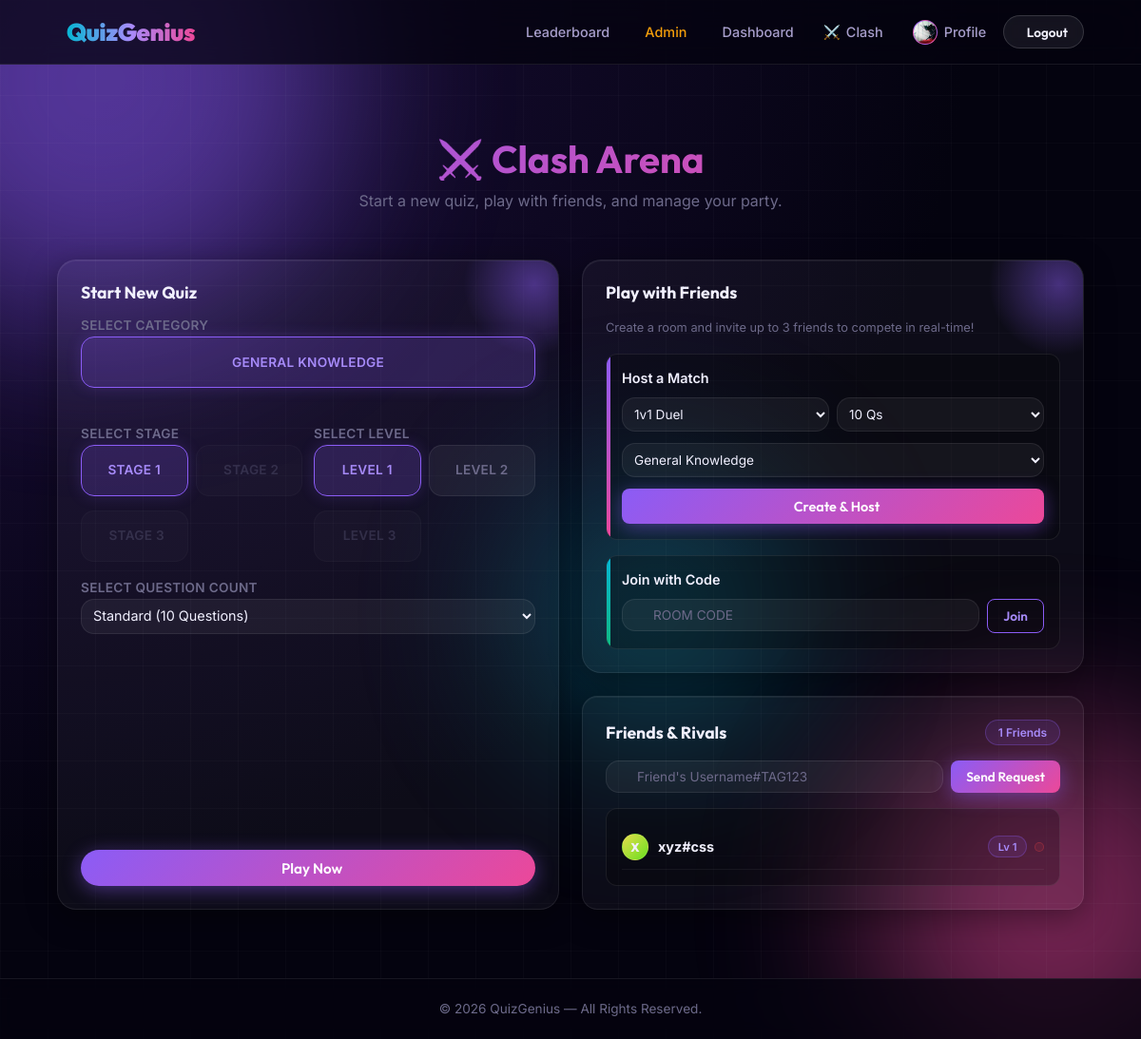
The page /clash (signed in) on the database as committed earlier.
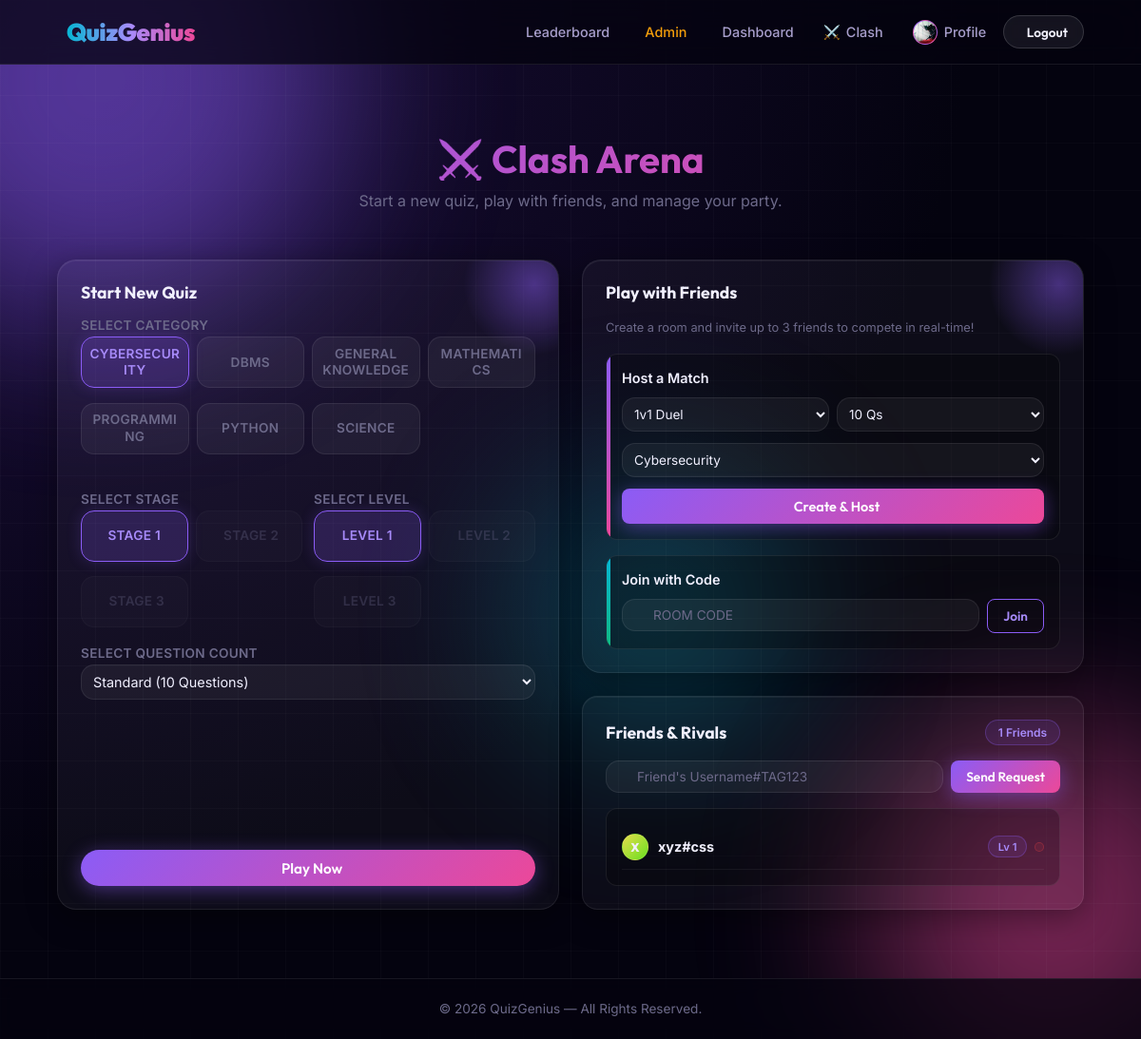
The same page on the database as committed later.
### tables this page shows
CREATE TABLE user_progress (
            user_id INTEGER, category TEXT, unlocked_stage INTEGER DEFAULT 1, unlocked_level INTEGER DEFAULT 1,
            PRIMARY KEY (user_id, category)
        );

CREATE TABLE users (
    id            INTEGER PRIMARY KEY AUTOINCREMENT,
    username      TEXT    NOT NULL UNIQUE,
    email         TEXT    NOT NULL UNIQUE,
    password_hash TEXT    NOT NULL,
    xp            INTEGER NOT NULL DEFAULT 0,
    level         INTEGER NOT NULL DEFAULT 1,
    created_at    TIMESTAMP DEFAULT CURRENT_TIMESTAMP
, avatar_url TEXT, role TEXT DEFAULT 'user');

CREATE TABLE categories (
    id INTEGER PRIMARY KEY AUTOINCREMENT,
    name TEXT NOT NULL UNIQUE
);

### backend/routes.py (the view)
@main.route("/clash")
@login_required
def clash():
    user = get_current_user()
    cat_rows = query_db("SELECT name FROM categories ORDER BY name ASC")
    categories = [r["name"] for r in cat_rows] if cat_rows else ["General Knowledge"]
    try:
        execute_db("ALTER TABLE questions ADD COLUMN category TEXT")
        execute_db("ALTER TABLE questions ADD COLUMN stage INTEGER")
        execute_db("ALTER TABLE questions ADD COLUMN level INTEGER")
    except Exception:
        pass
    execute_db("""
        CREATE TABLE IF NOT EXISTS user_progress (
            user_id INTEGER, category TEXT, unlocked_stage INTEGER DEFAULT 1, unlocked_level INTEGER DEFAULT 1,
            PRIMARY KEY (user_id, category)
        )
    """)
    progress_rows = query_db("SELECT category, unlocked_stage, unlocked_level FROM user_progress WHERE user_id = ?", (user.id,))
    prog_map = {cat: {"stage": 1, "level": 1} for cat in categories}
    if progress_rows:
        for r in progress_rows:
            if r["category"] in prog_map:
                prog_map[r["category"]] = {"stage": r["unlocked_stage"], "level": r["unlocked_level"]}
    try:
        execute_db("""
            CREATE TABLE IF NOT EXISTS friends (
                user_id INTEGER,
                friend_id INTEGER,
                added_at TIMESTAMP DEFAULT CURRENT_TIMESTAMP,
                status TEXT DEFAULT 'accepted',
                PRIMARY KEY (user_id, friend_id)
            )
        """)
    except Exception:
        pass
    try:
        execute_db("ALTER TABLE friends ADD COLUMN status TEXT DEFAULT 'accepted'")
    except Exception:
        pass
    friends_rows = query_db("""
        SELECT u.id, u.username, u.avatar_url, u.level
        FROM friends f
        JOIN users u ON u.id = CASE WHEN f.user_id = ? THEN f.friend_id ELSE f.user_id END
        WHERE (f.user_id = ? OR f.friend_id = ?) AND f.status = 'accepted'
        ORDER BY u.username ASC
    """, (user.id, user.id, user.id))
    friends = [dict(r) for r in friends_rows] if friends_rows else []
    pending_rows = query_db("""
        SELECT f.user_id as sender_id, u.username, u.avatar_url
        FROM friends f
        JOIN users u ON f.user_id = u.id
        WHERE f.friend_id = ? AND f.status = 'pending'
    """, (user.id,))
    pending_requests = [dict(r) for r in pending_rows] if pending_rows else []
    return render_template("clash.html", user=user, categories=categories, prog_map=prog_map, friends=friends, pending_requests=pending_requests)

### backend/auth.py (called while the page is built)
def get_current_user() -> User | None:
    user_id = session.get(SESSION_USER_ID)
    if user_id is None:
        return None
    try:
        execute_db("ALTER TABLE users ADD COLUMN role TEXT DEFAULT 'user'")
    except Exception:
        pass
    row = query_db("SELECT * FROM users WHERE id = ?", (user_id,), one=True)
    if row:
        user = User(row)
        user.avatar_url = row["avatar_url"] if "avatar_url" in row.keys() else None
        user.role = row["role"] if "role" in row.keys() else "user"
        return user
    return None

def login_required(f):
    from functools import wraps
    from flask import redirect, url_for
    @wraps(f)
    def decorated(*args, **kwargs):
        if SESSION_USER_ID not in session:
            return redirect(url_for("main.login"))
        return f(*args, **kwargs)
    return decorated

### backend/database.py (called while the page is built)
def get_db():
    if "db" not in g:
        db_path = current_app.config["DATABASE_PATH"]
        os.makedirs(os.path.dirname(db_path), exist_ok=True)
        g.db = sqlite3.connect(db_path, detect_types=sqlite3.PARSE_DECLTYPES)
        g.db.row_factory = sqlite3.Row  # rows behave like dicts
    return g.db

### templates/clash.html (shortened to what the changed rows need)
{% extends "base.html" %}
{% block content %}
<div class="fade-in" style="margin-top: 2rem;">
    <h1 class="text-gradient" style="text-align: center; margin-bottom: 0.5rem; font-size: 2.5rem;"><span class="theme-emoji">⚔️</span> Clash Arena</h1>
    <div class="dashboard-grid">
        <div class="glass action-card hover-glow" style="padding: 1.5rem; display: flex; flex-direction: column;">
            <form action="{{ url_for('main.quiz_start') }}" method="POST" style="display: flex; flex-direction: column; flex: 1;">
                <div class="form-group" style="margin-bottom: 0.75rem;">
                    <div class="category-grid" id="category-selector" style="gap: 0.5rem;">
                        {% for cat in categories %}
                        <label>
                            <div class="category-card" style="padding: 0.5rem; font-size: 0.85rem;"><span>{{ cat }}</span></div>
                        </label>
                        {% endfor %}
                    </div>
                </div>
            </form>
        </div>
        <div style="display: flex; flex-direction: column; gap: 1.5rem;">
            <div class="glass action-card hover-glow" style="padding: 1.5rem; display: flex; flex-direction: column;">
                <div style="display: flex; flex-direction: column; flex: 1; gap: 1rem;">
                    <div class="hover-glow" style="background: var(--card-inner-bg); border: 1px solid var(--glass-border); border-radius: 12px; padding: 1rem; position: relative; overflow: hidden;">
                        <form action="{{ url_for('main.create_party') }}" method="POST" style="display: flex; flex-direction: column; gap: 0.75rem;">
                            <div style="display: flex; gap: 0.5rem;">
                                <select name="party_size" class="form-control" style="padding: 0.5rem; font-size: 0.85rem; flex: 1; margin: 0; cursor: pointer;">
                                </select>
                                <select name="num_questions" class="form-control" style="padding: 0.5rem; font-size: 0.85rem; flex: 1; margin: 0; cursor: pointer;">
                                </select>
                            </div>
                            <select name="category" class="form-control" style="padding: 0.5rem; font-size: 0.85rem; width: 100%; margin: 0; cursor: pointer;">
                                {% for cat in categories %}
                                    <option value="{{ cat }}">{{ cat }}</option>
                                {% endfor %}
                            </select>
                            <button type="submit" class="btn btn-primary w-full" style="padding: 0.6rem; border-radius: 8px; font-size: 0.9rem; margin: 0;">
                                 Create & Host
                            </button>
                        </form>
                    </div>
                </div>
            </div>
            <div class="glass hover-glow" style="padding: 1.5rem; border-radius: 16px; display: flex; flex-direction: column; flex: 1;">
                <div style="background: var(--card-inner-bg); border: 1px solid var(--glass-border); border-radius: 12px; padding: 1rem; flex: 1; overflow-y: auto; max-height: 250px;">
                    {% if friends %}
                        <ul class="friends-list" style="list-style: none; padding: 0; margin: 0;">
                            {% for friend in friends %}
                            <li style="display: flex; align-items: center; justify-content: space-between; padding: 0.6rem 0; border-bottom: 1px solid rgba(255,255,255,0.05);">
                                <div style="display: flex; align-items: center; gap: 10px;">
                                    <div class="player-avatar" data-name="{{ friend.username }}" style="width: 28px; height: 28px; font-size: 0.8rem; border-width: 1px;">
                                        {% if friend.avatar_url %}
                                            <img src="{{ friend.avatar_url }}" alt="Avatar">
                                        {% else %}
                                            {{ friend.username[0]|upper }}
                                        {% endif %}
                                    </div>
                                    <span class="font-bold" style="font-size: 0.9rem; max-width: 130px; overflow: hidden; text-overflow: ellipsis; white-space: nowrap;" title="{{ friend.username }}">{{ friend.username }}</span>
                                </div>
                                <div style="display: flex; align-items: center; gap: 0.5rem;">
                                    <span class="badge" style="font-size: 0.7rem; padding: 0.2rem 0.6rem;">Lv {{ friend.level }}</span>
                                    <form action="{{ url_for('main.remove_friend') }}" method="POST" onsubmit="return confirm('Are you sure you want to remove {{ friend.username }} from your friends list?');" style="margin: 0; display: flex;">
                                        <button type="submit" style="background: rgba(239, 68, 68, 0.1); border: 1px solid rgba(239, 68, 68, 0.3); color: var(--danger); cursor: pointer; display: flex; align-items: center; justify-content: center; padding: 4px; border-radius: 6px; transition: all 0.2s ease;" title="Remove Friend" onmouseover="this.style.background='var(--danger)'; this.style.color='#fff';" onmouseout="this.style.background='rgba(239, 68, 68, 0.1)'; this.style.color='var(--danger)';">
                                        </button>
                                    </form>
                                </div>
                            </li>
                            {% endfor %}
                        </ul>
                    {% else %}
                        <div class="empty-state text-center" style="padding: 1.5rem 0;">
                            <i class="ph-fill ph-users-slash text-muted" style="font-size: 2rem; opacity: 0.5; margin-bottom: 0.5rem;"></i>
                            <p class="text-muted" style="font-size: 0.8rem; margin: 0;">No friends added yet.</p>
                        </div>
                    {% endif %}
                </div>
            </div>
        </div>
    </div>
</div>
{% endblock %}

Rows that differ between the two databases and show on the page:
no longer on this page (row unchanged): user_progress: category "GENERAL KNOWLEDGE"
added categories: name "CYBERSECURITY"
added categories: name "DBMS"
added categories: name "GENERAL KNOWLEDGE"
added categories: name "MATHEMATICS"
added categories: name "PROGRAMMING"
added categories: name "PYTHON"
added categories: name "SCIENCE"
Other text that changed with them:
form field category: "General Knowledge" → "Cybersecurity"
